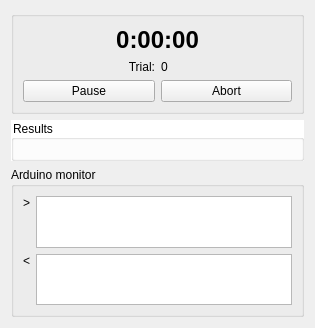
      <widget class="QWidget" name="liveTab">
       <attribute name="title">
        <string>Live</string>
       </attribute>
       <layout class="QVBoxLayout" name="verticalLayout_2">
        <item>
         <widget class="QGroupBox" name="groupBox">
          <layout class="QVBoxLayout" name="verticalLayout_4">
           <item>
            <layout class="QVBoxLayout" name="liveTabVerticalLayout">
             <item>
              <widget class="QLabel" name="sessionTimer_label">
               <property name="font">
                <font>
                 <pointsize>18</pointsize>
                 <weight>75</weight>
                 <bold>true</bold>
                </font>
               </property>
               <property name="styleSheet">
                <string notr="true">font-size: 18pt; font-weight: bold; color:'lightgray';</string>
               </property>
               <property name="text">
                <string>0:00:00</string>
               </property>
               <property name="alignment">
                <set>Qt::AlignCenter</set>
               </property>
              </widget>
             </item>
             <item>
              <layout class="QHBoxLayout" name="horizontalLayout_11">
               <item>
                <widget class="QLabel" name="label_17">
                 <property name="text">
                  <string>Trial:</string>
                 </property>
                 <property name="alignment">
                  <set>Qt::AlignRight|Qt::AlignTrailing|Qt::AlignVCenter</set>
                 </property>
                </widget>
               </item>
               <item>
                <widget class="QLabel" name="trialNum_label">
                 <property name="text">
                  <string>0</string>
                 </property>
                </widget>
               </item>
              </layout>
             </item>
             <item>
              <layout class="QHBoxLayout" name="horizontalLayout_20">
               <item>
                <widget class="QPushButton" name="sessionPause_pushButton">
                 <property name="text">
                  <string>Pause</string>
                 </property>
                </widget>
               </item>
               <item>
                <widget class="QPushButton" name="sessionAbort_pushButton">
                 <property name="text">
                  <string>Abort</string>
                 </property>
                </widget>
               </item>
              </layout>
             </item>
            </layout>
           </item>
          </layout>
         </widget>
        </item>
        <item>
         <widget class="QGroupBox" name="groupBox_4">
          <property name="sizePolicy">
           <sizepolicy hsizetype="Preferred" vsizetype="Expanding">
            <horstretch>0</horstretch>
            <verstretch>0</verstretch>
           </sizepolicy>
          </property>
          <property name="autoFillBackground">
           <bool>false</bool>
          </property>
          <property name="styleSheet">
           <string notr="true">background-color: rgb(255, 255, 255)</string>
          </property>
          <property name="title">
           <string>Results</string>
          </property>
          <layout class="QVBoxLayout" name="verticalLayout_6">
           <item>
            <layout class="QVBoxLayout" name="preTrialResponseVerticalLayout">
             <property name="topMargin">
              <number>0</number>
             </property>
             <property name="bottomMargin">
              <number>0</number>
             </property>
            </layout>
           </item>
           <item>
            <layout class="QHBoxLayout" name="resultsFigsHorizontalLayout">
             <property name="topMargin">
              <number>0</number>
             </property>
             <property name="bottomMargin">
              <number>0</number>
             </property>
            </layout>
           </item>
          </layout>
         </widget>
        </item>
        <item>
         <widget class="QGroupBox" name="groupBox_2">
          <property name="sizePolicy">
           <sizepolicy hsizetype="Expanding" vsizetype="Fixed">
            <horstretch>0</horstretch>
            <verstretch>0</verstretch>
           </sizepolicy>
          </property>
          <property name="minimumSize">
           <size>
            <width>0</width>
            <height>0</height>
           </size>
          </property>
          <property name="maximumSize">
           <size>
            <width>16777215</width>
            <height>150</height>
           </size>
          </property>
          <property name="title">
           <string>Arduino monitor</string>
          </property>
          <layout class="QHBoxLayout" name="horizontalLayout_15">
           <item>
            <layout class="QGridLayout" name="gridLayout_14">
             <property name="rightMargin">
              <number>0</number>
             </property>
             <property name="bottomMargin">
              <number>0</number>
             </property>
             <item row="1" column="1">
              <widget class="QTextEdit" name="fromSessionFeed_textEdit">
               <property name="styleSheet">
                <string notr="true">color: 'gray';</string>
               </property>
               <property name="frameShape">
                <enum>QFrame::StyledPanel</enum>
               </property>
               <property name="frameShadow">
                <enum>QFrame::Sunken</enum>
               </property>
              </widget>
             </item>
             <item row="0" column="1">
              <widget class="QTextEdit" name="toSessionFeed_textEdit">
               <property name="enabled">
                <bool>true</bool>
               </property>
               <property name="sizePolicy">
                <sizepolicy hsizetype="Expanding" vsizetype="Expanding">
                 <horstretch>1</horstretch>
                 <verstretch>1</verstretch>
                </sizepolicy>
               </property>
               <property name="styleSheet">
                <string notr="true">color: 'gray';</string>
               </property>
               <property name="frameShape">
                <enum>QFrame::StyledPanel</enum>
               </property>
               <property name="frameShadow">
                <enum>QFrame::Sunken</enum>
               </property>
              </widget>
             </item>
             <item row="0" column="0">
              <widget class="QLabel" name="label_30">
               <property name="text">
                <string>&gt;</string>
               </property>
               <property name="alignment">
                <set>Qt::AlignRight|Qt::AlignTop|Qt::AlignTrailing</set>
               </property>
              </widget>
             </item>
             <item row="1" column="0">
              <widget class="QLabel" name="label_31">
               <property name="text">
                <string>&lt;</string>
               </property>
               <property name="alignment">
                <set>Qt::AlignRight|Qt::AlignTop|Qt::AlignTrailing</set>
               </property>
              </widget>
             </item>
            </layout>
           </item>
          </layout>
         </widget>
        </item>
       </layout>
      </widget>
